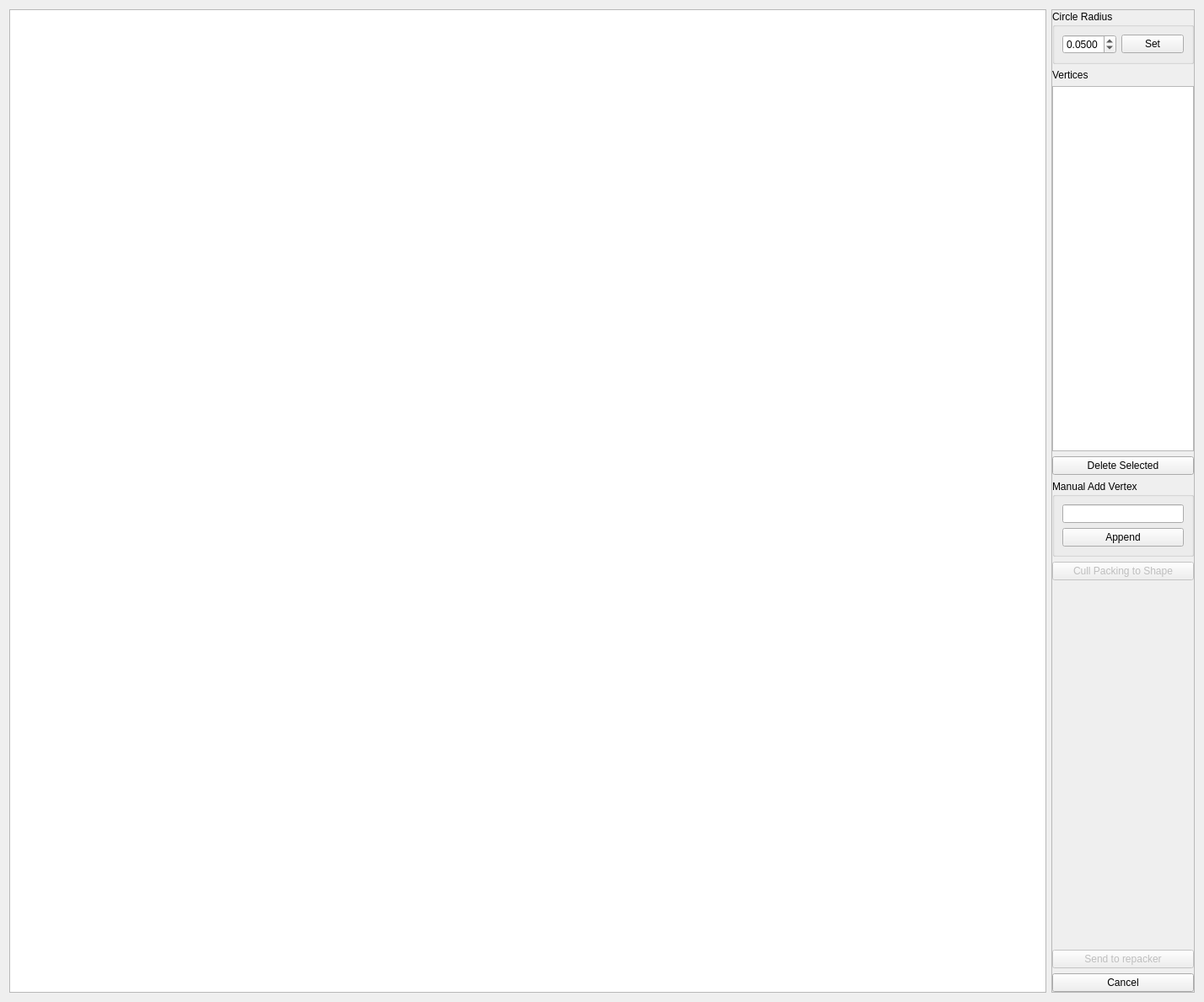
<?xml version="1.0" encoding="UTF-8"?>
<ui version="4.0">
 <class>ShapeSelector</class>
 <widget class="QWidget" name="ShapeSelector">
  <property name="geometry">
   <rect>
    <x>0</x>
    <y>0</y>
    <width>1428</width>
    <height>1188</height>
   </rect>
  </property>
  <property name="sizeIncrement">
   <size>
    <width>1</width>
    <height>1</height>
   </size>
  </property>
  <property name="cursor">
   <cursorShape>ArrowCursor</cursorShape>
  </property>
  <property name="windowTitle">
   <string>Shape Selector</string>
  </property>
  <layout class="QHBoxLayout" name="horizontalLayout">
   <item>
    <widget class="QGraphicsView" name="view">
     <property name="sizePolicy">
      <sizepolicy hsizetype="MinimumExpanding" vsizetype="MinimumExpanding">
       <horstretch>0</horstretch>
       <verstretch>0</verstretch>
      </sizepolicy>
     </property>
     <property name="minimumSize">
      <size>
       <width>500</width>
       <height>500</height>
      </size>
     </property>
     <property name="cursor" stdset="0">
      <cursorShape>CrossCursor</cursorShape>
     </property>
     <property name="verticalScrollBarPolicy">
      <enum>Qt::ScrollBarAlwaysOff</enum>
     </property>
     <property name="horizontalScrollBarPolicy">
      <enum>Qt::ScrollBarAlwaysOff</enum>
     </property>
     <property name="sceneRect">
      <rectf>
       <x>0.000000000000000</x>
       <y>0.000000000000000</y>
       <width>0.000000000000000</width>
       <height>0.000000000000000</height>
      </rectf>
     </property>
    </widget>
   </item>
   <item>
    <widget class="QFrame" name="controlFrame">
     <property name="sizePolicy">
      <sizepolicy hsizetype="Preferred" vsizetype="Preferred">
       <horstretch>0</horstretch>
       <verstretch>0</verstretch>
      </sizepolicy>
     </property>
     <property name="minimumSize">
      <size>
       <width>170</width>
       <height>0</height>
      </size>
     </property>
     <property name="maximumSize">
      <size>
       <width>170</width>
       <height>16777215</height>
      </size>
     </property>
     <property name="frameShape">
      <enum>QFrame::StyledPanel</enum>
     </property>
     <property name="frameShadow">
      <enum>QFrame::Raised</enum>
     </property>
     <layout class="QVBoxLayout" name="verticalLayout_2">
      <property name="leftMargin">
       <number>0</number>
      </property>
      <property name="topMargin">
       <number>0</number>
      </property>
      <property name="rightMargin">
       <number>0</number>
      </property>
      <property name="bottomMargin">
       <number>0</number>
      </property>
      <item>
       <widget class="QGroupBox" name="groupBox_2">
        <property name="title">
         <string>Circle Radius</string>
        </property>
        <layout class="QHBoxLayout" name="horizontalLayout_2">
         <item>
          <widget class="QDoubleSpinBox" name="spinCircleRadius">
           <property name="decimals">
            <number>4</number>
           </property>
           <property name="minimum">
            <double>0.000100000000000</double>
           </property>
           <property name="maximum">
            <double>1.000000000000000</double>
           </property>
           <property name="singleStep">
            <double>0.005000000000000</double>
           </property>
           <property name="value">
            <double>0.050000000000000</double>
           </property>
          </widget>
         </item>
         <item>
          <widget class="QPushButton" name="btnRadiusSet">
           <property name="text">
            <string>Set</string>
           </property>
          </widget>
         </item>
        </layout>
       </widget>
      </item>
      <item>
       <widget class="QLabel" name="label_2">
        <property name="text">
         <string>Vertices</string>
        </property>
       </widget>
      </item>
      <item>
       <widget class="QListWidget" name="lstVertices"/>
      </item>
      <item>
       <widget class="QPushButton" name="btnDelete">
        <property name="enabled">
         <bool>true</bool>
        </property>
        <property name="text">
         <string>Delete Selected</string>
        </property>
       </widget>
      </item>
      <item>
       <widget class="QGroupBox" name="groupBox">
        <property name="sizePolicy">
         <sizepolicy hsizetype="Expanding" vsizetype="Preferred">
          <horstretch>0</horstretch>
          <verstretch>0</verstretch>
         </sizepolicy>
        </property>
        <property name="title">
         <string>Manual Add Vertex</string>
        </property>
        <layout class="QVBoxLayout" name="verticalLayout">
         <item>
          <widget class="QLineEdit" name="txtVertex"/>
         </item>
         <item>
          <widget class="QPushButton" name="btnAppend">
           <property name="enabled">
            <bool>true</bool>
           </property>
           <property name="text">
            <string>Append</string>
           </property>
          </widget>
         </item>
        </layout>
       </widget>
      </item>
      <item>
       <widget class="QPushButton" name="btnCull">
        <property name="enabled">
         <bool>false</bool>
        </property>
        <property name="text">
         <string>Cull Packing to Shape</string>
        </property>
       </widget>
      </item>
      <item>
       <spacer name="verticalSpacer">
        <property name="orientation">
         <enum>Qt::Vertical</enum>
        </property>
        <property name="sizeHint" stdset="0">
         <size>
          <width>20</width>
          <height>40</height>
         </size>
        </property>
       </spacer>
      </item>
      <item>
       <widget class="QPushButton" name="btnAccept">
        <property name="enabled">
         <bool>false</bool>
        </property>
        <property name="text">
         <string>Send to repacker</string>
        </property>
       </widget>
      </item>
      <item>
       <widget class="QPushButton" name="btnCancel">
        <property name="text">
         <string>Cancel</string>
        </property>
       </widget>
      </item>
     </layout>
    </widget>
   </item>
  </layout>
 </widget>
 <resources/>
 <connections/>
</ui>
